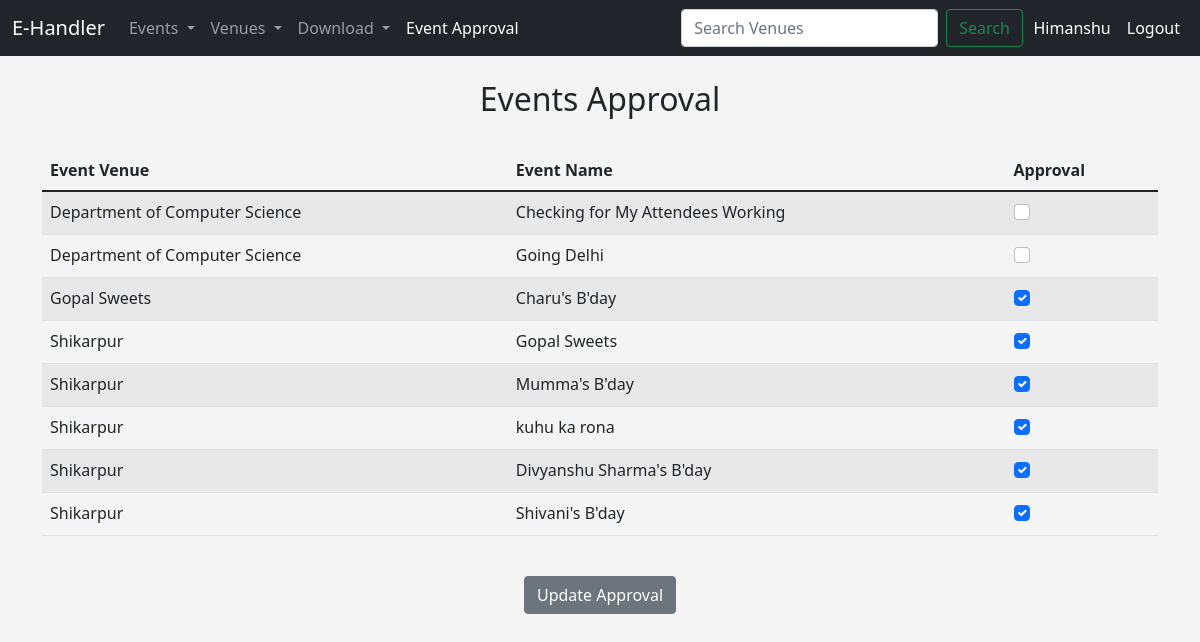
Page /approve_events (signed in) on the committed database.
### events/models.py (models this page shows, shortened)
class Event(models.Model):
    name=models.CharField('Event Name',max_length=120)
    event_date=models.DateTimeField('Event Date ')
    venue= models.ForeignKey(Venue,blank=True,null=True,on_delete=models.CASCADE)
    manager= models.ForeignKey(User,blank=True,null=True,on_delete=models.SET_NULL)
    description=models.TextField(blank=True)
    attendees= models.ManyToManyField(User,blank=True,related_name="all_users")
    approved=models.BooleanField("Approced",default=False)
    def __str__(self):
        return self.name

class Venue(models.Model):
    name=models.CharField('Venue Name ',max_length=120)
    address=models.CharField('Venue Address ',max_length=120)
    zip_code=models.CharField('Venue zipcode ',max_length=15 ,blank=True)
    phone=models.CharField('Venue Number ',max_length=13,blank=True)
    web=models.CharField('Website Address ', max_length=25 ,blank=True)
    email_address=models.EmailField('Venue Email',blank=True)
    owner=models.IntegerField('Venue Owner',blank=False,default=1)
    venue_image=models.ImageField(null=True,blank=True,upload_to="images/")
    def __str__(self):
        return self.name

### events/views.py (the view)
# urls.py: path('approve_events',views.approve_events,name='approve_events'),
def approve_events(request):
    if request.user.is_authenticated:
        venue_list=Venue.objects.filter(owner=request.user.id).order_by('name')
        event_list=list();
        for venue in venue_list:
            event_list+=(Event.objects.filter(venue=venue).order_by('event_date'))
        if request.method=="POST":
            id_list=request.POST.getlist('boxes')
            for event in event_list:
                Event.objects.filter(pk=event.id).update(approved=False)
            for x in id_list:
                Event.objects.filter(pk=int(x)).update(approved=True)
            messages.success(request,('Approval List has been Updated'))
            return redirect('list-events')
        else:
            return render(request,'events/event_approval.html',{
                'event_list':event_list
            })
    else:
        messages.success(request,('You are not authorized to view Event approval page! Please login/Register'))
        return redirect('home')

### events/templates/events/event_approval.html (shortened to what this page needs)
{% extends 'events/base.html' %}
{%block content%}
<center>
    <h2>Events Approval</h2>
    <br>
    {%if event_list %}
        <form action="" method="POST">
            <table class="table table-hover table-striped">
                <thead>
                    <tr>
                        <th scope="col">Event Venue</th>
                        <th scope="col">Event Name</th>
                        <th scope="col">Approval</th>
                    </tr>
                </thead>
                <tbody>
                    {%for event in event_list%}
                    <tr>
                        <td>
                            {{event.venue}}
                        </td>
                        <td>
                            {{event}}
                        </td>
                        <td>
                            {%if event.approved %}
                            <div class="form-check">
                                <input class="form-check-input" type="checkbox" checked="checked" value={{event.id}}
                                    name="boxes">
                            </div>
                            {%else%}
                            <div class="form-check">
                                <input class="form-check-input" type="checkbox" value={{event.id}} name="boxes">
                            </div>
                            {%endif%}
                        </td>
                    </tr>
                    {%endfor%}
                </tbody>
            </table>
            <br>
            <button class="btn btn-secondary" type="submit">Update Approval</button>
        </form>
        {%else%}
        <div >
        <div class="alert alert-warning alert-dismissible fade show" role="alert">
            <h4>No Events List for Approval !!</h4>
        </div>
        {%endif%}
</center>
{%endblock%}

### events/templates/events/navbar.html (shortened to what this page needs)
<nav class="navbar navbar-expand-lg navbar-dark bg-dark">
    <div class="container-fluid">
        <a class="navbar-brand" href="{%url 'home' %}">E-Handler</a>
        <div class="collapse navbar-collapse" id="navbarSupportedContent">
            <ul class="navbar-nav me-auto mb-2 mb-lg-0">
                {%if user.is_authenticated %}
                <li class="nav-item dropdown">
                    <a class="nav-link dropdown-toggle" href="#" id="navbarDropdown" role="button"
                        data-toggle="dropdown" aria-haspopup="true" aria-expanded="false">
                        Events
                    </a>
                </li>
                <li class="nav-item dropdown">
                    <a class="nav-link dropdown-toggle" href="#" id="navbarDropdown" role="button"
                        data-toggle="dropdown" aria-haspopup="true" aria-expanded="false">
                        Venues
                    </a>
                </li>
                <li class="nav-item dropdown">
                    <a class="nav-link dropdown-toggle" href="#" id="navbarDropdown" role="button"
                        data-toggle="dropdown" aria-haspopup="true" aria-expanded="false">
                        Download
                    </a>
                </li>
                <li class="nav-item">
                    <a class="nav-link active" aria-current="page" href="{% url 'approve_events' %}">Event Approval</a>
                </li>
                {%endif%}
            </ul>
            {% if user.is_authenticated %}
            <form class="d-flex" method=POST action="{% url 'search-venues' %}" style="padding-right: 0.7mm;">
                <input class="form-control me-2" type="search" placeholder="Search Venues" aria-label="Search"
                    name="searched_data">
                <button class="btn btn-outline-success" type="submit">Search</button>
            </form>
            <div style="color: white; padding: 0.5rem 0.5rem;"> {{user.first_name}} </div>
            <a class="nav-link active" aria-current="page" href="{% url 'logout-user' %}"
                style="color: white; padding: 0.5rem 0.5rem">Logout</a>
            {% else %}
            <a class="nav-link active" aria-current="page" href="{% url 'register-user' %}"
                style="color: white; padding: 0.5rem 0.5rem">Signup</a>
            <a class="nav-link active" aria-current="page" href="{% url 'login-user' %}"
                style="color: white; padding: 0.5rem 0.5rem">Login</a>
            {% endif %}
        </div>
    </div>
</nav>

### events/templates/events/base.html (style rules this page uses)
body { background: #f4f4f4; }

### rows in the picture
Event: venue "Department of Computer Science", name "Checking for My Attendees Working"
Event: venue "Department of Computer Science", name "Going Delhi"
Event: venue "Gopal Sweets", name "Charu's B'day"
Event: venue "Shikarpur", name "Gopal Sweets"
Event: venue "Shikarpur", name "Mumma's B'day"
Event: venue "Shikarpur", name "kuhu ka rona"
Event: venue "Shikarpur", name "Divyanshu Sharma's B'day"
Event: venue "Shikarpur", name "Shivani's B'day"

### other values in the picture
{{ user.first_name }} "Himanshu"
